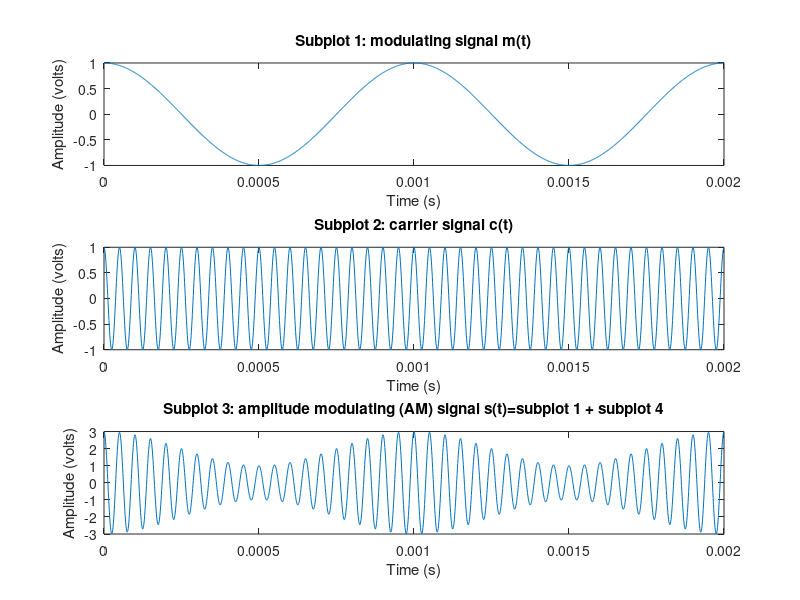
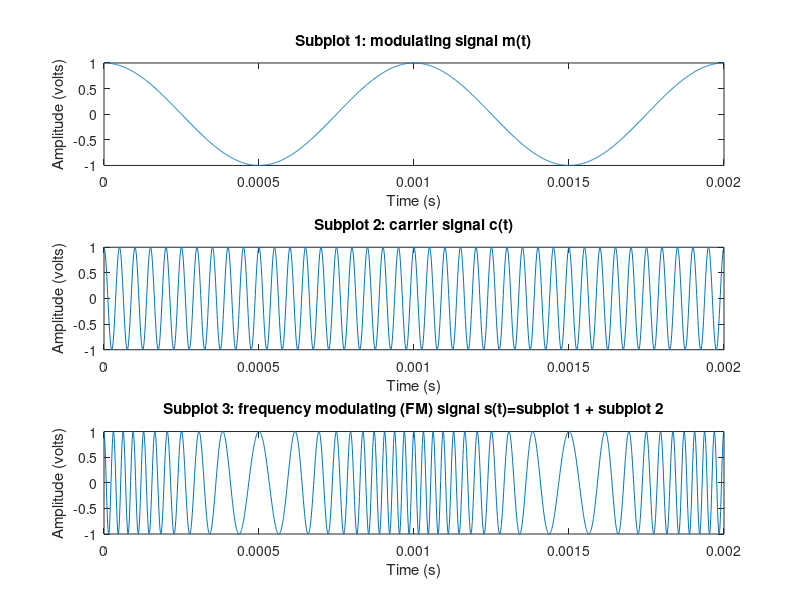

Recreate these plots in MATLAB, in order.
fc = 20000;         %Carrier frequency = 20 KHz
fm = 1000;          %Modulating frequency = 1 KHz
fs = 50*fc;         %Sampling frequency
ti = 0;             %Intial time = 0 ms
tf = 0.002;         %Final time = 2 ms
ts = 1/fs;          %Sampling time
t = (ti:ts:tf-ts);  %Time vector

%1 amplitude modulated waveform (AM), K = 2V DC
K = 2;

m_t = cos(2*pi*fm*t);
c_t = cos(2*pi*fc*t);
s_t_1 = (m_t + K).*c_t;

figure(1);

subplot(3, 1, 1);
plot(t, m_t);
title("Subplot 1: modulating signal m(t)");
xlabel('Time (s)');
ylabel('Amplitude (volts)');

subplot(3, 1, 2);
plot(t, c_t);
title("Subplot 2: carrier signal c(t)");
xlabel('Time (s)');
ylabel('Amplitude (volts)');

subplot(3, 1, 3);
plot(t, s_t_1);
title("Subplot 3: amplitude modulating (AM) signal s(t)=subplot 1 + subplot 4");
xlabel('Time (s)');
ylabel('Amplitude (volts)');

%2 frequency modulated waveform (FM), A = 1 V (amplitude)
A = 1;
int_m_t = cumsum(m_t);
Kf = 2/(max(int_m_t));

s_t_2 = A*cos(2*pi*fc*t + 2*pi*Kf*int_m_t);

figure (2);

subplot(3, 1, 1);
plot(t, m_t);
title("Subplot 1: modulating signal m(t)");
xlabel('Time (s)');
ylabel('Amplitude (volts)');

subplot(3, 1, 2);
plot(t, c_t);
title("Subplot 2: carrier signal c(t)");
xlabel('Time (s)');
ylabel('Amplitude (volts)');

subplot(3, 1, 3);
plot(t, s_t_2);
title("Subplot 3: frequency modulating (FM) signal s(t)=subplot 1 + subplot 2");
xlabel('Time (s)');
ylabel('Amplitude (volts)');
